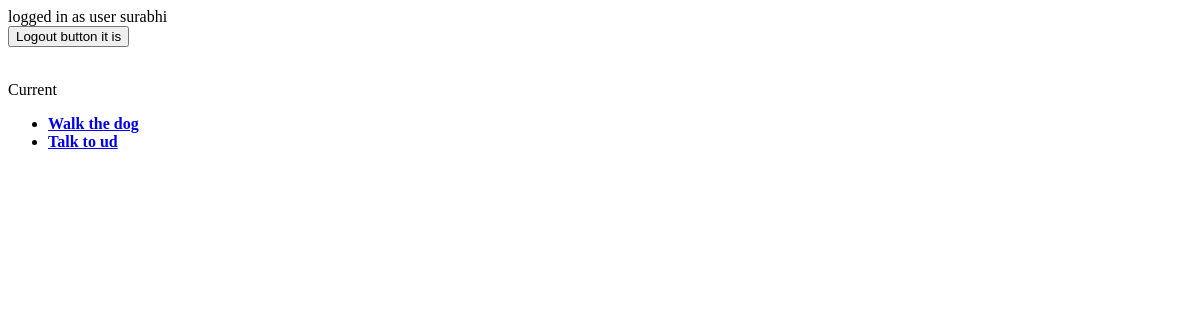
Before: /current/ (signed in) with the older database file.
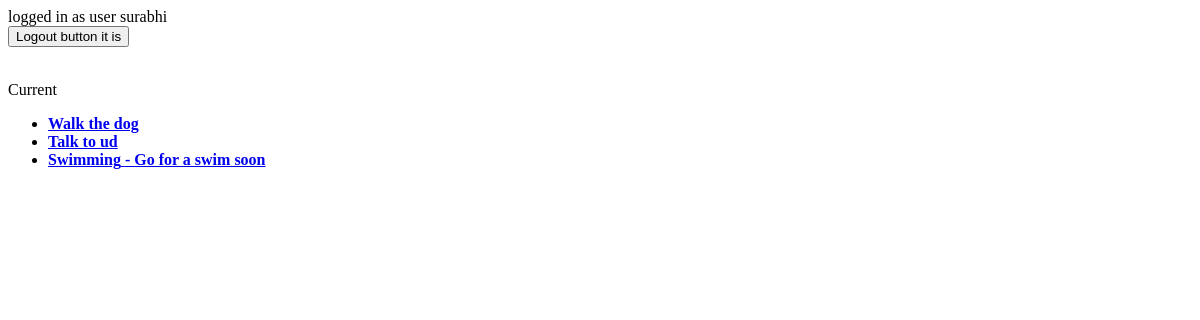
After: the same page with the newer database file.
### todo/models.py (models this page shows, shortened)
class todo(models.Model):
    title=models.CharField(max_length=100)
    memo=models.TextField(blank=True)
    created=models.DateTimeField(auto_now_add=True)
    datecompleted=models.DateTimeField(null=True,blank=True)
    important=models.BooleanField(default=False)
    user=models.ForeignKey(User,on_delete=models.CASCADE)

### todo/views.py (the view)
# urls.py: path('current/',views.currenttodo,name='currenttodo'),
def currenttodo(request):
    todos = todo.objects.filter(user=request.user)
    return render(request, 'todo/currenttodos.html',{'todos':todos})

### todo/templates/todo/currenttodos.html
{% extends 'todo/base.html' %}
{% block content %}
Current
<ul>
{% for todo in todos %}
<li> <a href="{% url 'viewtodo' todo.id %}">{% if todo.important%}<b>{% endif%}{{ todo.title }}{% if todo.important%}<b>{% endif %}
    {% if todo.memo %} - {{ todo.memo }}{% endif %}</a>
</li>
{% endfor %}
</ul>
{% endblock %}

### todo/templates/todo/base.html (shortened to what this page needs)
{% if user.is_authenticated %}
logged in as user {{ user.username }}
<form action="{% url 'logoutuser' %}" method="POST">
<button type="submit">Logout button it is</button>
</form>
{% else %}
<br>
<a href="{% url 'signupuser' %}">Sign Up</a>
<br>
<a href="{% url 'loginuser' %}">LOGIN</a>
{% endif %}
{% block content %}{% endblock %}

Changed rows visible on the page:
added todo: title "Swimming", memo "Go for a swim soon"
